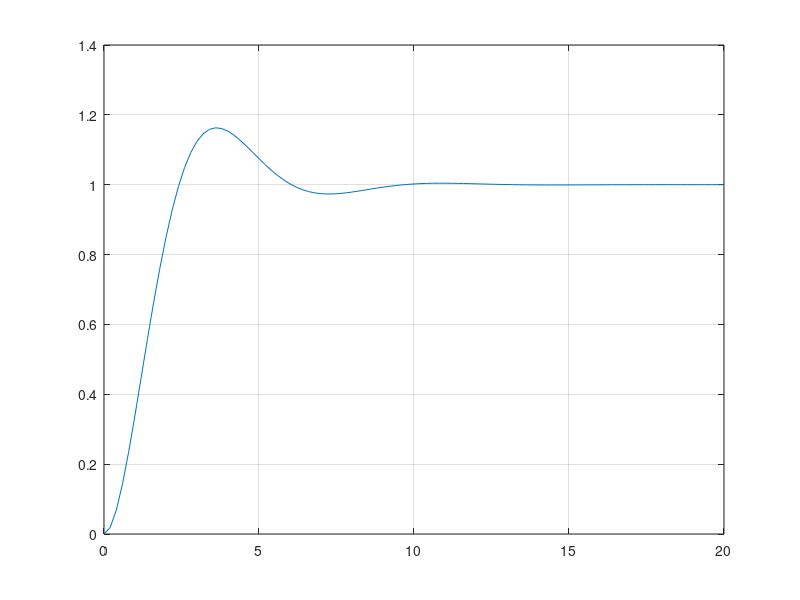
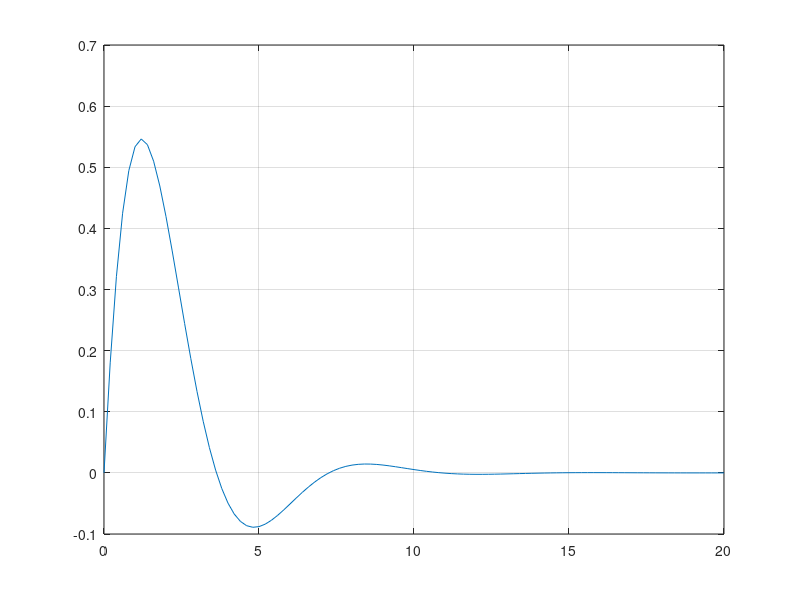
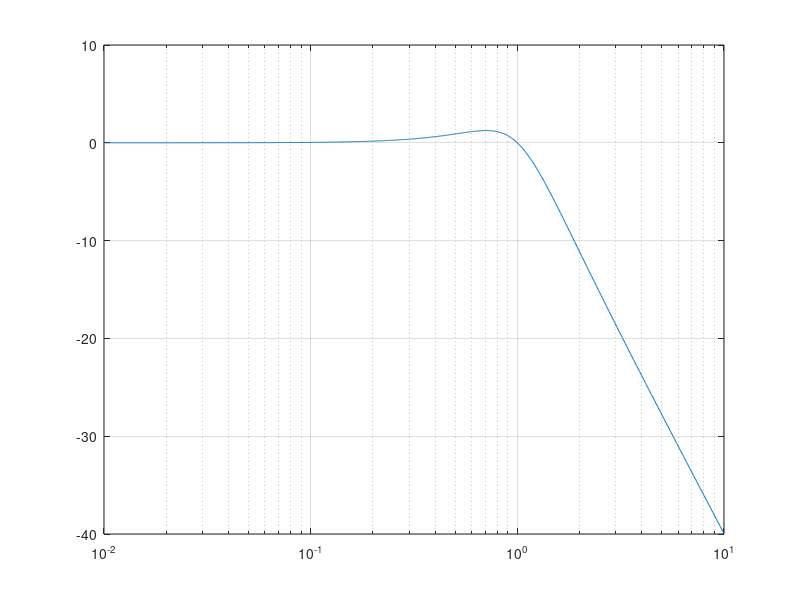
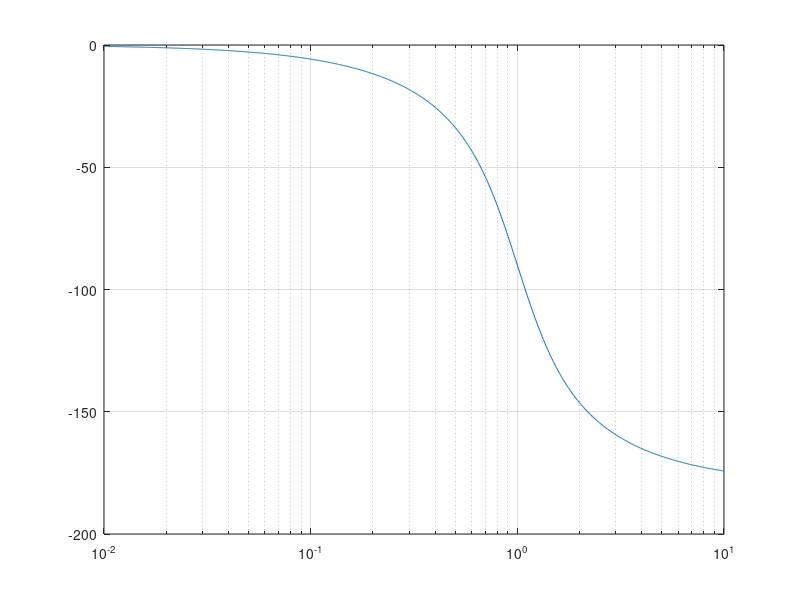

Write the MATLAB code that produced these figures, in order.
numerador = [1];
denominador = [1 1 1];

Gs = tf(numerador, denominador);

[Step_y, Step_t] = step(Gs, 20);
[Impulse_y, Impulse_t] = impulse(Gs, 20);
[MagB, PhaB, FreqB] = bode(Gs);
[GM, GP, Wg, Wp] = margin(Gs);
[Re,Img,FreqN] = nyquist(Gs);
[r, k] = rlocus(Gs);
[MagN, PhaN, WN] = nichols(Gs);


GM = mag2db(GM);
MagB = mag2db(MagB);
MagN = mag2db(MagN);

figure(1)
plot(Step_t, Step_y)
grid()

figure(2)
plot(Impulse_t, Impulse_y)
grid()

figure(3)
semilogx(FreqB, squeeze(MagB))
grid()

figure(4)
semilogx(FreqB, squeeze(PhaB))
grid()

figure(5)
plot(squeeze(Re), squeeze(Img),squeeze(Re), squeeze(-Img))
grid()

figure(6)
index = size(r);
for i=1:index(1)
    plot(real(r(i,:)), imag(r(i,:)))
    hold on
end
xlim([-1, 0])
grid()
hold off

figure(7)
plot(squeeze(PhaN), squeeze(MagN))
grid()

SciFreqB = FreqB;
SciFreqN = FreqN;
SciWN = WN;

set = 'S1';
save(strcat(set,'Step'),'Step_t','Step_y')
save(strcat(set,'Imp'),'Impulse_y','Impulse_t')
save(strcat(set,'Bode'),'MagB','PhaB','FreqB')
save(strcat(set,'Margin'),'GM','GP','Wg','Wp')
save(strcat(set,'Nyquist'),'Re','Img','FreqN')
save(strcat(set,'Rlocus'),'r','k')
save(strcat(set,'Nichols'),'MagN','PhaN','WN')
save(strcat(set,'Freq'),'SciFreqB', 'SciFreqN', 'SciWN')
